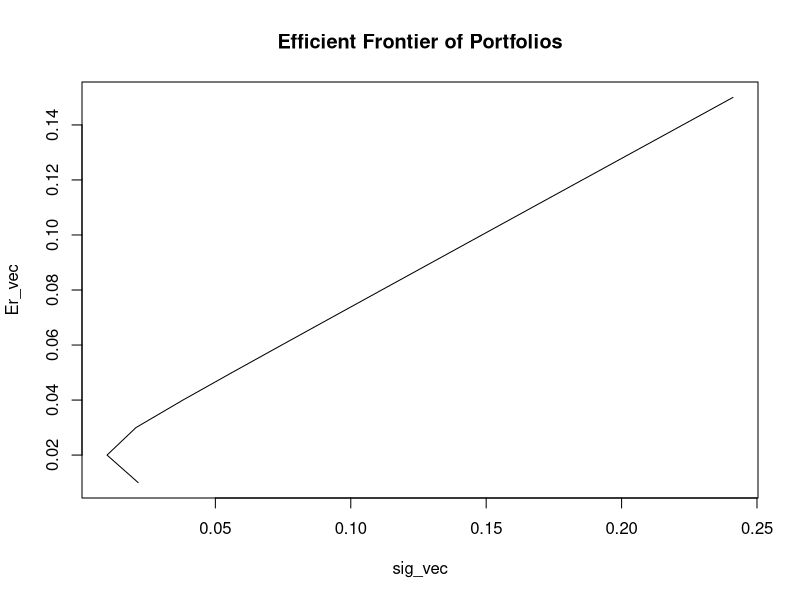

Here is the R script that generated this plot:
##### Portfolio Optimization for given return and risk tolerances

## The following code fulfills the task of a Markowitz portolio optimization for 
## n - risky assets using Lagrangian Multipliers and matrix method solutions. 


### Function Setup #### 
## Markowitz portfolio optimization of w_vec, given constraint that all of
## w_vec must be invested, portfolio covariance matrix must be minimized

markowitz <- function(mu,cv,Er) {
  n = length(mu)
  wuns = matrix(1,n,1)
  A = t(wuns)%*%solve(cv)%*%mu
  B = t(mu)%*%solve(cv)%*%mu
  C = t(wuns)%*%solve(cv)%*%wuns
  D = B*C - A^2
  lam1 = (C*Er-A)/D
  lam2 = (B-A*Er)/D
  wts = lam1[1]*(solve(cv)%*%mu) + lam2[1]*(solve(cv)%*%wuns)
  g = (B[1]*(solve(cv)%*%wuns)-A[1]*(solve(cv)%*%mu))/D[1]
  h = (C[1]*(solve(cv)%*%mu) - A[1]*(solve(cv)%*%wuns))/D[1]
  
  wts = g + h*Er
}

mu = matrix(c(0.02,0.10,0.20),3,1) 
n = length(mu)
cv = matrix(c(0.0001,0,0,0,0.04,0.02,0,0.02,0.16),n,n)
Er = 0.18

wts = markowitz(mu,cv,Er)
print(wts)
### Note the output of wts under these parameters requires that the first asset/mu[1] has
## to be sold short to minimized the variance

### Quadprog Package can also be used to conduct these optimization problems with the added
## benefit of including additional constraints such as inequalities such as no-shortselling,
## minimum variance must still be above a certain threshold etc.


### Tracing the efficient frontier by toggling E[rp]
Er_vec <- matrix(seq(0.01,0.15,0.01),15,1)
sig_vec <- matrix(0,15,1)
j = 0
for (Er in Er_vec) {
  j = j+1
  wts = markowitz(mu,cv,Er)
  sig_vec[j] = sqrt(t(wts)%*%cv%*%wts)
}
### For given mu values of each component, the above code calculates the different weight
## allocations required to give an expected return on a portfolio and the associated standard
## deviation. 
 
plot(sig_vec, Er_vec, type = "l", main = "Efficient Frontier of Portfolios")
